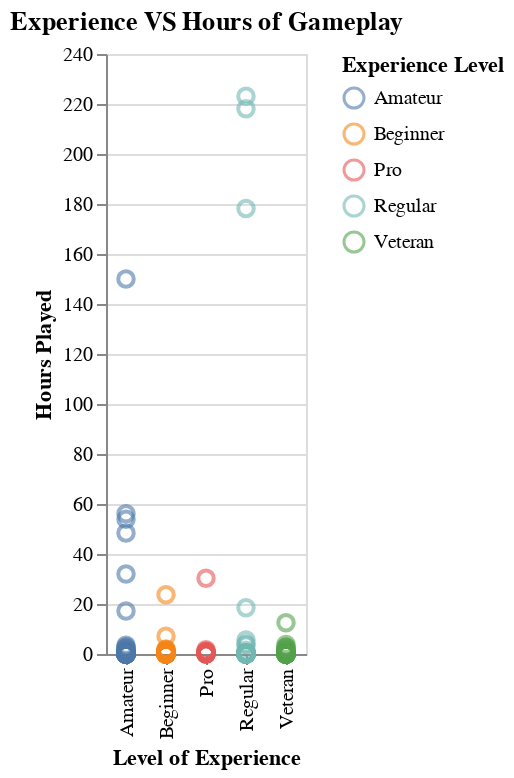

The notebook cell this image was saved under:
### Markdown cell above
**Exploratory Visualizations**

### Code cell
exp_vs_hours_plot_scatter = alt.Chart(players_d).mark_point(opacity=0.6, size=60).encode(

    x=alt.X("experience").title("Level of Experience"),
    y=alt.Y("played_hours").title("Hours Played"),
    color=alt.Color("experience").title("Experience Level")
).properties(
    title="Experience VS Hours of Gameplay"
)
exp_vs_hours_plot_scatter

### Figure 1 — Vega-Lite specification as saved in the notebook (floating-point values rounded to 4 significant figures; data arrays with more than 128 entries replaced by an {"elided": "..."} marker saying what was removed)
{"config": {"view": {"continuousWidth": 300, "continuousHeight": 300}}, "data": {"name": "data-9c097c072b4afd6f62d958c4c77c2454"}, "mark": {"type": "point", "opacity": 0.6, "size": 60}, "encoding": {"color": {"field": "experience", "title": "Experience Level", "type": "nominal"}, "x": {"field": "experience", "title": "Level of Experience", "type": "nominal"}, "y": {"field": "played_hours", "title": "Hours Played", "type": "quantitative"}}, "title": "Experience VS Hours of Gameplay", "$schema": "https://vega.github.io/schema/vega-lite/v5.20.1.json", "datasets": {"data-9c097c072b4afd6f62d958c4c77c2454": {"elided": "196 records"}}}
